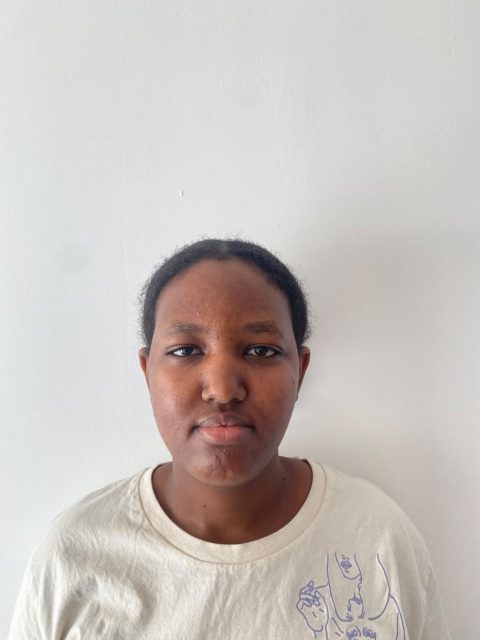
#> input picture data/images/raw/Ella/neutral/neutral.jpg, 960 x 1280 px (shown at 1/2 size)
$ jupyter execute 02_image_preprocessing.ipynb
#> lines starting #> are read from the running program, lines starting #| are printed output that depends on the picture
# Facial Image Preprocessing

This notebook prepares the facial images collected from the group for the face-identification part of the assignment. The files are checked, faces are detected and cropped, image transformations are applied, and HOG features are extracted for model training.

## Participant labels

- Ella: `participant_01`
- King: `participant_02`
- Nicole: `participant_03`
- Sarah: `participant_04`

The images should be placed in `data/images/raw/`. The folder names or filenames should make it clear which participant and expression each image belongs to. Files with unclear labels are reported instead of being assigned guessed identities.

Example folder layout:

```text
data/images/raw/
  Ella/neutral/
  Ella/smiling/
  Ella/surprised/
  King/neutral/
  ...
```

## 1. Imports and project paths

The libraries used for reading and processing images, displaying examples and extracting HOG features are imported. The paths are set relative to the project so the notebook can be run from the project folder or the notebooks folder.

This environment uses Python 3.14 and the installed OpenCV 5 package. The face-detection step downloads the Haar cascade XML file into `data/models/` if it is missing. If another package is missing, it can be installed in the active virtual environment:

```powershell
python -m pip install --only-binary=:all: matplotlib pandas scikit-image tqdm
```

Downgrading NumPy or installing the older OpenCV build is avoided because those approaches caused package-installation problems in this environment.

[cell 1]
import sys
from pathlib import Path
import re
import cv2
import numpy as np
import pandas as pd
import matplotlib.pyplot as plt
from tqdm.auto import tqdm

print("Python version:", sys.version.split()[0])
print("Python executable:", sys.executable)
print("OpenCV version:", cv2.__version__)
print("NumPy version:", np.__version__)

if sys.version_info[:2] != (3, 14):
    print("WARNING: This notebook is configured for Python 3.14.x. Select your Python 3.14.6 interpreter in VS Code.")

ROOT = Path.cwd().parent if Path.cwd().name == "notebooks" else Path.cwd()
RAW_DIR = ROOT / "data" / "images" / "raw"
PROCESSED_DIR = ROOT / "data" / "images" / "processed"
AUGMENTED_DIR = PROCESSED_DIR / "augmented"
PROCESSED_DIR.mkdir(parents=True, exist_ok=True)
AUGMENTED_DIR.mkdir(parents=True, exist_ok=True)

PARTICIPANTS = {
    "ella": "participant_01", "participant_01": "participant_01",
    "king": "participant_02", "participant_02": "participant_02",
    "nicole": "participant_03", "participant_03": "participant_03",
    "sarah": "participant_04", "participant_04": "participant_04",
}
EXPRESSIONS = {"neutral", "smiling", "surprised"}
IMAGE_EXTENSIONS = {".jpg", ".jpeg", ".png", ".bmp", ".webp"}

print("Project root:", ROOT)
print("Raw image folder:", RAW_DIR)
print("Raw folder exists:", RAW_DIR.exists())

## 2. Find the images and identify their labels

The image folders and filenames are searched to identify the participant and facial expression. The resulting table is reviewed to make sure the labels have been assigned correctly. Files that cannot be identified are listed separately and are not given guessed labels.

[cell 2]
def tokens_from_path(path):
    rel = path.relative_to(RAW_DIR)
    return [part.lower() for part in rel.parts[:-1]] + [path.stem.lower()]

def identify_participant(path):
    tokens = tokens_from_path(path)
    joined = "_".join(tokens)
    for alias, label in PARTICIPANTS.items():
        if re.search(rf"(?<![a-z0-9]){re.escape(alias)}(?![a-z0-9])", joined):
            return label
    return None

def identify_expression(path):
    joined = "_".join(tokens_from_path(path))
    matches = [expr for expr in EXPRESSIONS
               if re.search(rf"(?<![a-z0-9]){expr}(?![a-z0-9])", joined)]
    return matches[0] if len(matches) == 1 else None

if not RAW_DIR.exists():
    raise FileNotFoundError(
        f"Image folder not found: {RAW_DIR}\n"
        "Download the shared Drive images and place them in data/images/raw/."
    )

image_paths = sorted(p for p in RAW_DIR.rglob("*")
                     if p.is_file() and p.suffix.lower() in IMAGE_EXTENSIONS)
records, unresolved = [], []
for path in image_paths:
    participant = identify_participant(path)
    expression = identify_expression(path)
    if participant is None or expression is None:
        unresolved.append({"file": str(path.relative_to(RAW_DIR)),
                           "participant_detected": participant,
                           "expression_detected": expression})
    else:
        records.append({"path": path, "participant_id": participant,
                        "expression": expression})

inventory = pd.DataFrame(records)
print("Image files found:", len(image_paths))
print("Images with recognized labels:", len(inventory))
print("Unresolved files:", len(unresolved))
display(inventory.head(20))
if unresolved:
    display(pd.DataFrame(unresolved).head(30))

## 3. Check image counts and quality

The number of images available for each participant and expression is checked. The assignment asks for neutral, smiling and surprised expressions, so this table shows whether all of those samples are present. The image files are also checked to confirm that they can be opened and have usable dimensions.

[cell 3]
if inventory.empty:
    raise ValueError("No labeled images found. Check folder names and filenames.")

count_table = (inventory.groupby(["participant_id", "expression"])
               .size().unstack(fill_value=0)
               .reindex(columns=sorted(EXPRESSIONS), fill_value=0))
display(count_table)

quality = []
for row in inventory.itertuples():
    img = cv2.imread(str(row.path))
#> img is the input picture: shape (1280, 960, 3); mean B, G, R 188, 192.3, 198.9
    if img is None:
        quality.append({"file": str(row.path), "readable": False,
                        "width": None, "height": None})
    else:
        h, w = img.shape[:2]
#> h = 1280; w = 960
        quality.append({"file": str(row.path), "readable": True,
                        "width": w, "height": h})
quality_df = pd.DataFrame(quality)
#> quality_df = table of 1 rows and 4 columns
display(quality_df.head(20))
print("Unreadable images:", int((~quality_df["readable"]).sum()))
#| Unreadable images: 0

## 4. Detect and standardise the face crops

A Haar cascade is used to locate faces in the images. The largest detected face is cropped, converted to grayscale and resized to 128 × 128 pixels. If the detector cannot find a face, that image is recorded as skipped rather than treating the full image as a face crop.

[cell 4]
if not hasattr(cv2, "CascadeClassifier"):
    raise ImportError(
        f"cv2.CascadeClassifier is unavailable in OpenCV {cv2.__version__}. "
        "Check that the notebook is using the project's .venv interpreter."
    )

cascade_dir = ROOT / "data" / "models"
cascade_dir.mkdir(parents=True, exist_ok=True)
cascade_path = cascade_dir / "haarcascade_frontalface_default.xml"
cascade_url = (
    "https://raw.githubusercontent.com/opencv/opencv/4.x/"
    "data/haarcascades/haarcascade_frontalface_default.xml"
)

if not cascade_path.exists() or cascade_path.stat().st_size < 10000:
    print("Downloading the official OpenCV Haar face-detection model...")
    from urllib.request import Request, urlopen
    request = Request(cascade_url, headers={"User-Agent": "Mozilla/5.0"})
    try:
        with urlopen(request, timeout=45) as response:
            model_bytes = response.read()
        if len(model_bytes) < 10000 or b"opencv_storage" not in model_bytes:
            preview = model_bytes[:200].decode("utf-8", errors="replace")
            raise ValueError(
                "The downloaded response does not appear to be a Haar cascade XML. "
                f"Response begins: {preview!r}"
            )
        cascade_path.write_bytes(model_bytes)
    except Exception as exc:
        raise RuntimeError(
            "Could not download the Haar cascade XML. Check whether your network "
            f"allows access to {cascade_url}. Original error: {exc}"
        ) from exc

face_detector = cv2.CascadeClassifier(str(cascade_path))
if face_detector.empty():
    raise RuntimeError(f"OpenCV could not load the Haar cascade file: {cascade_path}")
print("Face detector loaded successfully:", cascade_path)

def extract_face(image_path, size=(128, 128)):
#> called with size = (128, 128)
    image = cv2.imread(str(image_path))
    if image is None:
        return None
    gray = cv2.cvtColor(image, cv2.COLOR_BGR2GRAY)
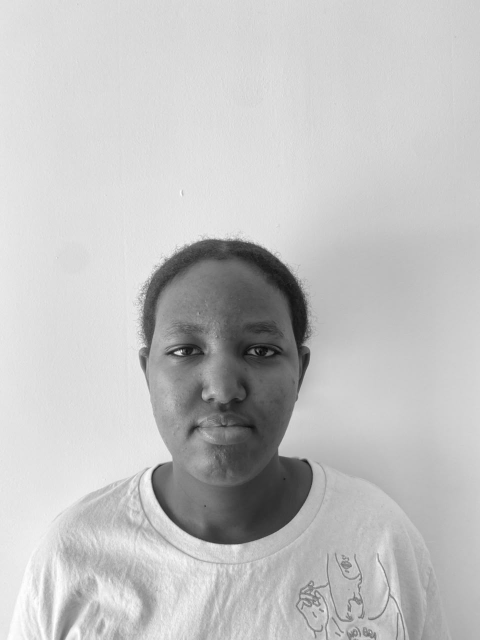
#> gray: shape (1280, 960) (shown at 1/2 size); min 5, max 255, mean 193.7
    detection_images = [gray, cv2.equalizeHist(gray),
                        cv2.createCLAHE(clipLimit=2.0, tileGridSize=(8, 8)).apply(gray)]
    faces = ()
    for candidate in detection_images:
        detected = face_detector.detectMultiScale(
            candidate, scaleFactor=1.05, minNeighbors=3, minSize=(25, 25)
        )
        if len(detected):
            faces = detected
            gray = candidate
            break
#> this loop made 1 pass
#> faces on pass 1: [[450, 1109, 47, 47], [260, 552, 369, 369]]
    if len(faces) == 0:
        enlarged = cv2.resize(gray, None, fx=1.5, fy=1.5, interpolation=cv2.INTER_CUBIC)
        detected = face_detector.detectMultiScale(
            enlarged, scaleFactor=1.05, minNeighbors=3, minSize=(35, 35)
        )
        if len(detected):
            x, y, w, h = max(detected, key=lambda box: box[2] * box[3])
            x, y, w, h = [int(v / 1.5) for v in (x, y, w, h)]
            faces = [(x, y, w, h)]
    if len(faces) == 0:
        return None
    x, y, w, h = max(faces, key=lambda box: box[2] * box[3])
#> x = 260; y = 552; w = 369; h = 369
    margin = int(0.15 * max(w, h))
#> margin = 55
    x0, y0 = max(0, x-margin), max(0, y-margin)
#> x0 = 205; y0 = 497
    x1, y1 = min(gray.shape[1], x+w+margin), min(gray.shape[0], y+h+margin)
#> x1 = 684; y1 = 976
    crop = gray[y0:y1, x0:x1]
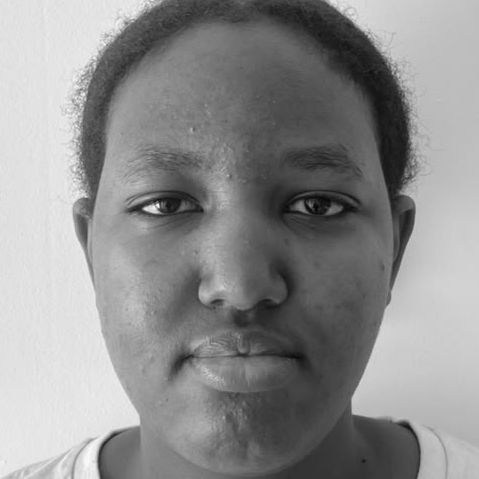
#> crop: shape (479, 479); min 5, max 252, mean 142.2
    return cv2.resize(crop, size, interpolation=cv2.INTER_AREA)

face_records, skipped = [], []
for row in tqdm(inventory.itertuples(), total=len(inventory)):
    face = extract_face(row.path)
    if face is None:
        skipped.append({"file": str(row.path), "reason": "Unreadable or no face detected"})
        continue
    face_records.append({
        "source_path": str(row.path),
        "participant_id": row.participant_id,
        "expression": row.expression,
        "face": face
    })

print("Successfully processed faces:", len(face_records))
#| Successfully processed faces: 1
print("Skipped images:", len(skipped))
if skipped:
    display(pd.DataFrame(skipped).head(30))

## 5. View the processed face crops

Examples of the face crops are displayed to check whether the detection and resizing steps worked as expected. This visual check is useful because the face detector can sometimes crop an image incorrectly.

[cell 5]
original_by_source = {}
for item in face_records:
    original_by_source.setdefault(item["source_path"], item)
#> this loop made 1 pass
#> after the loop, original_by_source = 1 item

display_records = []
for participant in sorted(PARTICIPANTS.values()):
    participant_items = [item for item in original_by_source.values()
                         if item["participant_id"] == participant]
    display_records.extend(sorted(participant_items, key=lambda item: item["expression"]))
#> after the loop, display_records = 2 items

if display_records:
    columns = 3
    rows = int(np.ceil(len(display_records) / columns))
#> rows = 1
    fig, axes = plt.subplots(rows, columns, figsize=(12, 3.5 * rows))
    axes = np.atleast_1d(axes).ravel()
    for ax, item in zip(axes, display_records):
        ax.imshow(item["face"], cmap="gray")
        ax.set_title(f'{item["participant_id"]}\\n{item["expression"]}')
        ax.axis("off")
#> this loop made 2 passes
    for ax in axes[len(display_records):]:
        ax.axis("off")
    plt.suptitle("Original processed face samples from all participants")
    plt.tight_layout()
    plt.show()
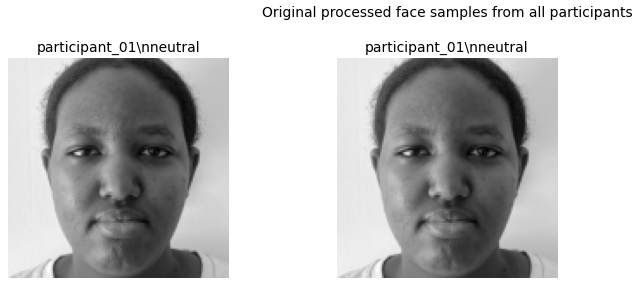
#> figure drawn by matplotlib, 2 panels
    displayed_participants = sorted({item["participant_id"] for item in display_records})
#> displayed_participants = ['participant_01']
    print("Participants represented in the sample display:", displayed_participants)
#| Participants represented in the sample display: ['participant_01']
else:
    raise ValueError("No faces were detected. Review image quality and face orientation.")

## 6. Apply image augmentation

A few variations of each detected face are created using small rotations, horizontal flipping and contrast normalisation. These changes provide the model with slightly different versions of the same image.

The augmented images are still based on the original captures. They do not count as new people or new independent images. When the data is split for training and testing, all variations from the same original image must stay in the same group.

[cell 6]
def rotate_image(img, angle):
    h, w = img.shape
    matrix = cv2.getRotationMatrix2D((w/2, h/2), angle, 1.0)
    return cv2.warpAffine(img, matrix, (w, h),
                          flags=cv2.INTER_LINEAR,
                          borderMode=cv2.BORDER_REFLECT)

augmented_records = []
for idx, item in enumerate(tqdm(face_records)):
    base = item["face"]
    variants = [
        ("original", base),
        ("rotated_plus_10", rotate_image(base, 10)),
        ("rotated_minus_10", rotate_image(base, -10)),
        ("horizontal_flip", cv2.flip(base, 1)),
        ("contrast_normalized", cv2.equalizeHist(base)),
    ]
    for aug_name, image in variants:
        out_name = f'{item["participant_id"]}_{idx:04d}_{item["expression"]}_{aug_name}.png'
        out_path = AUGMENTED_DIR / out_name
        cv2.imwrite(str(out_path), image)
        augmented_records.append({
            "image_path": str(out_path),
            "source_path": item["source_path"],
            "participant_id": item["participant_id"],
            "expression": item["expression"],
            "augmentation": aug_name,
            "image": image
        })
#> this loop made 1 pass
#> pass 1, `cv2.imwrite(str(out_path), image)`:
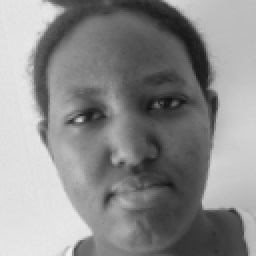
#> saved as participant_01_0000_neutral_rotated_plus_10.png: shape (128, 128) (shown 2 times larger); min 18, max 240, mean 140.3
#> pass 1, `cv2.imwrite(str(out_path), image)`:
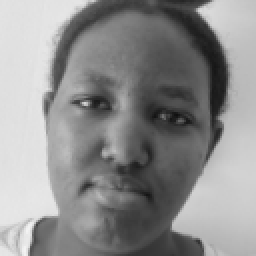
#> saved as participant_01_0000_neutral_rotated_minus_10.png: shape (128, 128) (shown 2 times larger); min 15, max 243, mean 142.1
#> pass 1, `cv2.imwrite(str(out_path), image)`:
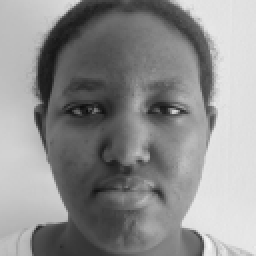
#> saved as participant_01_0000_neutral_horizontal_flip.png: shape (128, 128) (shown 2 times larger); min 13, max 246, mean 142.2
#> pass 1, `cv2.imwrite(str(out_path), image)`:
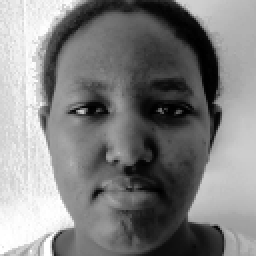
#> saved as participant_01_0000_neutral_contrast_normalized.png: shape (128, 128) (shown 2 times larger); min 0, max 255, mean 128.6
#> after the loop, augmented_records = 5 items

augmented_df = pd.DataFrame([{k:v for k,v in x.items() if k != "image"}
                             for x in augmented_records])
#> augmented_df = table of 5 rows and 5 columns
print("Original detected faces:", len(face_records))
#| Original detected faces: 1
print("Augmented images including originals:", len(augmented_records))
#| Augmented images including originals: 5
display(augmented_df.head())

## 7. Extract HOG features

Histogram of Oriented Gradients (HOG) is used to describe the edge and shape patterns in each face crop. The resulting feature vectors are used by the classifiers in the model-training notebook. HOG is a simple baseline feature method and should not be treated as a modern face-recognition embedding.

[cell 7]
from skimage.feature import hog

feature_rows = []
for item in tqdm(augmented_records):
    image = item["image"]
    vector = hog(
        image,
        orientations=9,
        pixels_per_cell=(8, 8),
        cells_per_block=(2, 2),
        block_norm="L2-Hys",
        feature_vector=True
    )
    row = {
        "image_path": item["image_path"],
        "source_path": item["source_path"],
        "participant_id": item["participant_id"],
        "expression": item["expression"],
        "augmentation": item["augmentation"],
    }
    row.update({f"hog_{i:04d}": float(value)
                for i, value in enumerate(vector)})
    feature_rows.append(row)
#> this loop made 5 passes
#> after the loop, feature_rows = 5 items

image_features = pd.DataFrame(feature_rows)
#> image_features = table of 5 rows and 8105 columns
print("Feature table shape:", image_features.shape)
#| Feature table shape: (5, 8105)
display(image_features.iloc[:5, :12])
